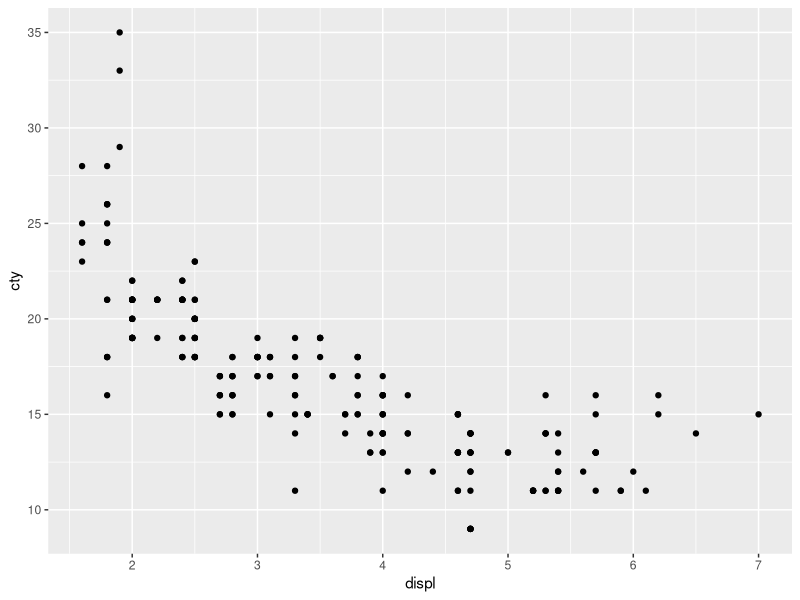
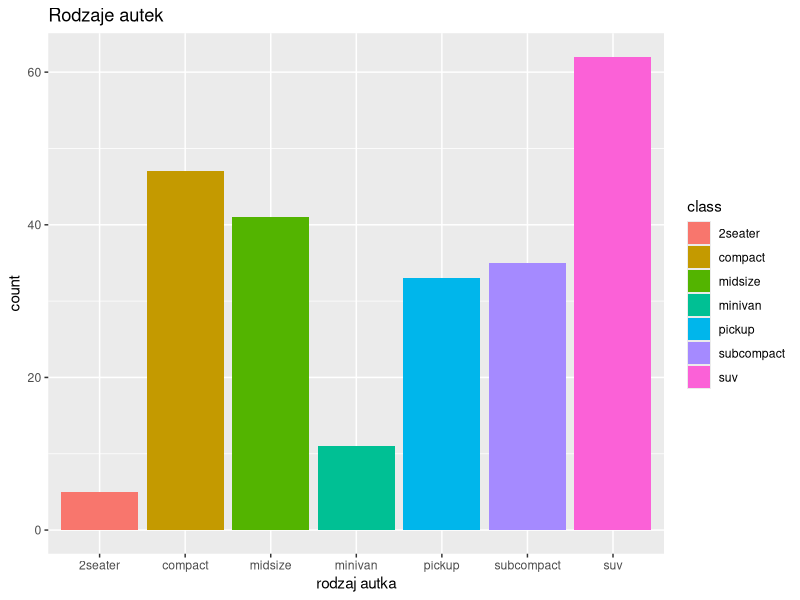
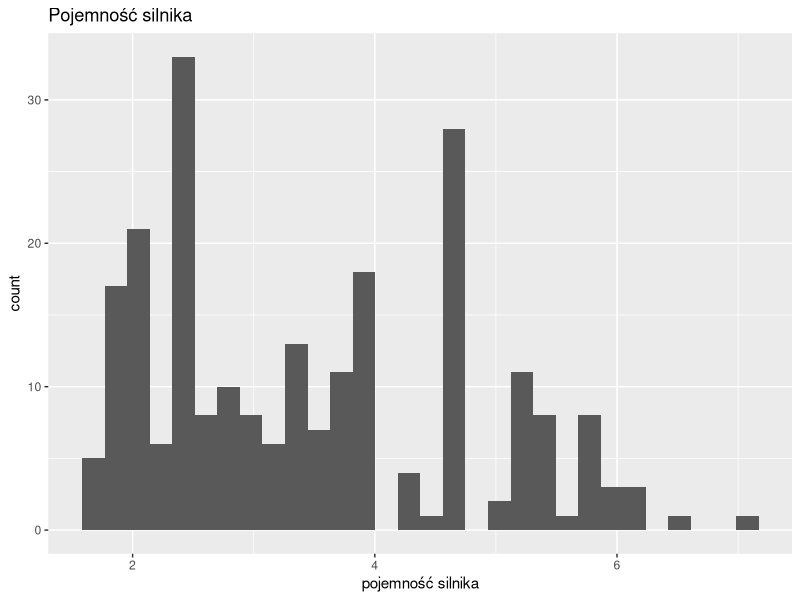
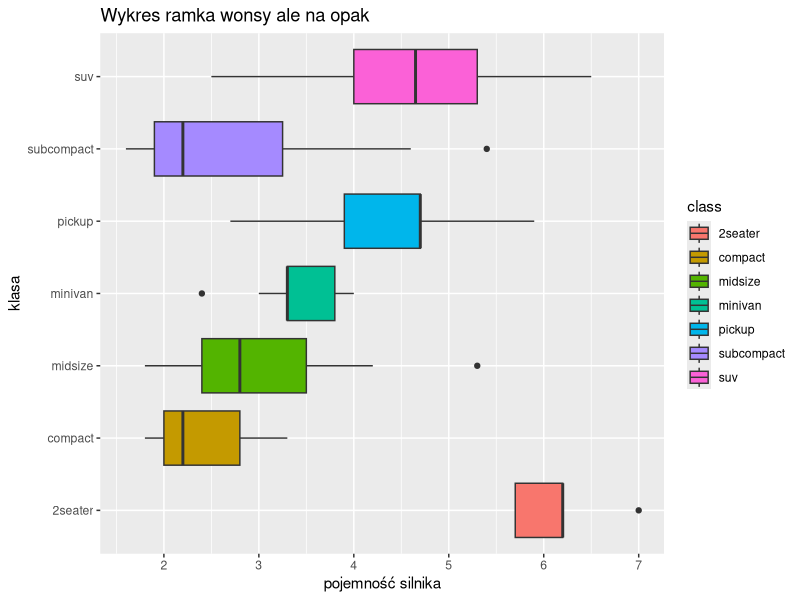

The R script that drew these images, in order:
#zadanie 4-2


library(tidyverse)
ggplot(data = mpg) +
  geom_point(mapping = aes (x=displ, y=cty))


#zadanie 4-3

ggplot (data=mpg) +
  geom_bar(mapping =aes(x = class, fill = class)) +
  labs(title = "Rodzaje autek", x = "rodzaj autka")

#zadanie 4-4

ggplot (data=mpg) +
  geom_histogram(mapping = aes(displ), bindwidth = 30) +
labs(title = "Pojemność silnika", x = "pojemność silnika")

#zadanie 4-5 

ggplot(data = mpg, aes(x = class, y = displ, fill = class)) +
  geom_boxplot() +
  coord_flip() +
  labs(title = "Wykres ramka wonsy ale na opak", x = "klasa", y= "pojemność silnika")
  

